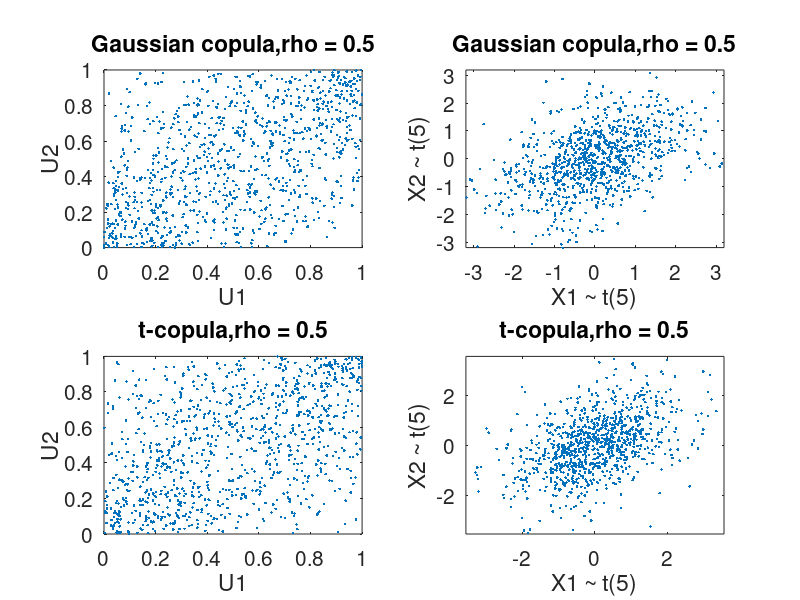

Reproduce this figure in MATLAB.
clear; clc;

%%  generate bivariate t-dist with Gaussian copula

%global params
dim = 2;
m = 1000;
df_m = 5;   %degree of freedom of marginal t-dist
rho = 0.5;  %pairwise correlation


Corr_mat = (1-rho)*eye(dim) + rho*ones(dim);    %correlation matrix
mu = zeros(1,dim);     

Z = mvnrnd(mu, Corr_mat, m);    %maginals of Z are normal 
U = normcdf(Z,0,1);     %use the grade (feed marginals into their own cdf) to make uniform marginals
subplot(2,2,1);
plot(U(:,1),U(:,2),'.');
title(['Gaussian copula,rho = ',num2str(rho)]);
xlabel('U1');
ylabel('U2');
set(gca,'FontSize',15)


X = [tinv(U(:,1),df_m) tinv(U(:,2),df_m)];      %inverse transform of marginal cdf^(-1) to desired cdf
subplot(2,2,2);
plot(X(:,1),X(:,2),'.');
title(['Gaussian copula,rho = ',num2str(rho)]);
xlabel(['X1 ~ t(',num2str(df_m),')']);
ylabel(['X2 ~ t(',num2str(df_m),')']);
q = quantile(X(:,1),0.99)
xlim([-q,q]);
ylim([-q,q]);
set(gca,'FontSize',15)

%%  generate bivariate t-dist with t-copula

nu = 20;     %degree of freedom of the copula

T = mvtrnd(Corr_mat,nu, m);    %maginals of T are t-dist
U = tcdf(T,nu);     %use same specs cdf to get the grade
subplot(2,2,3);
plot(U(:,1),U(:,2),'.');
title(['t-copula,rho = ',num2str(rho)]);
xlabel('U1');
ylabel('U2');
set(gca,'FontSize',15)


X = [tinv(U(:,1),df_m) tinv(U(:,2),df_m)];     %inverse transform of marginal cdf^(-1) to desired cdf
subplot(2,2,4);
plot(X(:,1),X(:,2),'.');
title(['t-copula,rho = ',num2str(rho)]);
xlabel(['X1 ~ t(',num2str(df_m),')']);
ylabel(['X2 ~ t(',num2str(df_m),')']);
q = quantile(X(:,1),0.99)
xlim([-q,q]);
ylim([-q,q]);
set(gca,'FontSize',15)
